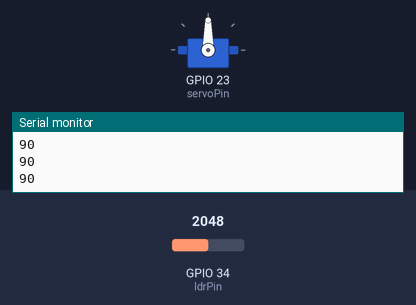
Bench run of a sketch on a simulated ESP32. Parts: servo, the last lines printed to the serial monitor. The test bench sets the inputs (shaded band); at power-on: GPIO 34 (ldrPin) = 2048. WiFi joins after 1.5 s; servers stay silent unless stated.

Above: at 13.2 s.
13.3 s: GPIO 34 (ldrPin) set to 2866
At 14.1 s:
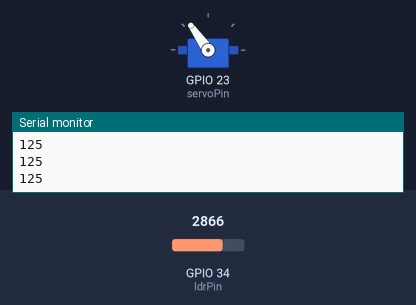
14.8 s: GPIO 34 (ldrPin) set to 3603
At 15.5 s:
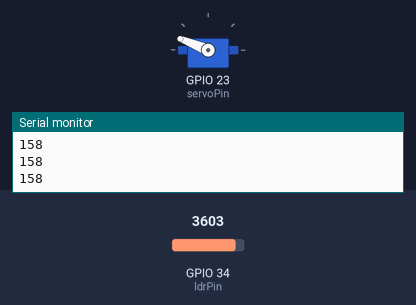
16.3 s: GPIO 34 (ldrPin) set to 4095
At 16.9 s:
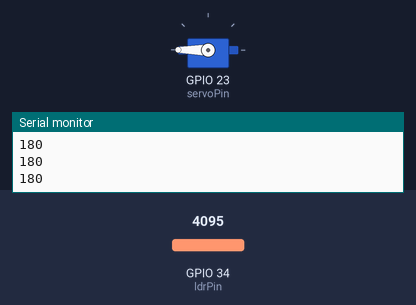
17.8 s: GPIO 34 (ldrPin) set to 1228
At 18.3 s:
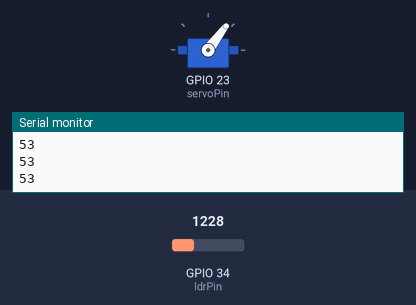
20.8 s: GPIO 34 (ldrPin) set to 491
At 22.2 s:
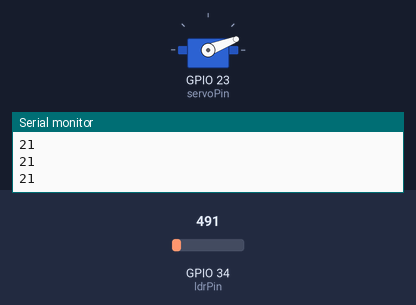
Timing chart, 0 to 23.3 s (numbered marks = the images above; inputs shaded):
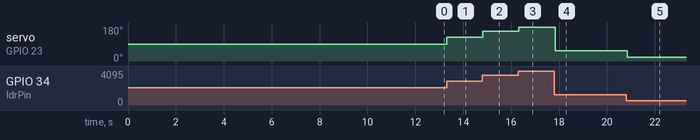

Measured:
- after the input at 13.3 s, servo on GPIO 23 (servoPin): 90° → 125° at once
- after the input at 14.8 s, servo on GPIO 23 (servoPin): 125° → 158° at once
- after the input at 16.3 s, servo on GPIO 23 (servoPin): 158° → 180° at once
- after the input at 17.8 s, servo on GPIO 23 (servoPin): 180° → 53° at once
- after the input at 20.8 s, servo on GPIO 23 (servoPin): 53° → 21° at once

The sketch:

arduino.ino
```cpp
#include <WiFi.h>
#include <WebSocketsServer.h>
#include <ArduinoJson.h>
#include <ESP32Servo.h>  // ESP32-Compatible Servo Library

const char* ssid = "Noisebridge";
const char* password = "noisebridge";

WebSocketsServer webSocket = WebSocketsServer(81);

Servo myServo;

const int ldrPin = 34;   // LDR sensor on GPIO 34
const int servoPin = 23; // Servo signal on GPIO 18

void setup() {
    Serial.begin(115200);

    WiFi.begin(ssid, password);
    while (WiFi.status() != WL_CONNECTED) {
        delay(1000);
        Serial.println("Connecting to WiFi...");
    }
    Serial.print("Connected! IP Address: ");
    Serial.println(WiFi.localIP());
    delay(10000);
    webSocket.begin();
    webSocket.onEvent(webSocketEvent);

    myServo.attach(servoPin, 500, 2500);  // Attach servo (Min pulse: 500µs, Max pulse: 2500µs)
}

void loop() {
    webSocket.loop();

    int lightValue = analogRead(ldrPin);
    int angle = map(lightValue, 0, 4095, 0, 180);
    Serial.println(angle);
    myServo.write(angle); // Move servo based on light value

    // Send JSON data over WebSockets
    StaticJsonDocument<200> doc;
    doc["light"] = lightValue;
    doc["angle"] = angle;

    char buffer[256];
    serializeJson(doc, buffer);
    webSocket.broadcastTXT(buffer);

    delay(100);
}

void webSocketEvent(uint8_t num, WStype_t type, uint8_t * payload, size_t length) {
    if (type == WStype_CONNECTED) {
        Serial.println("Client connected");
    }
}
```
